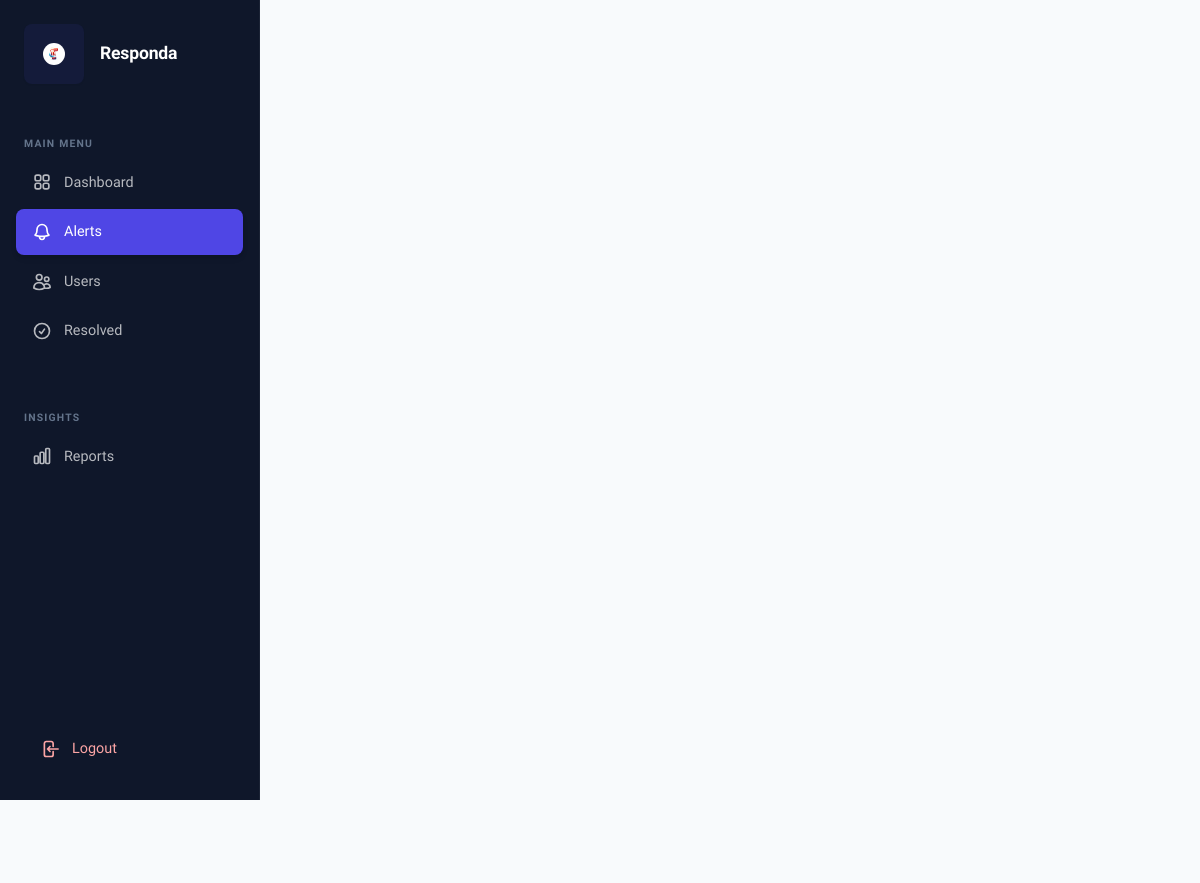
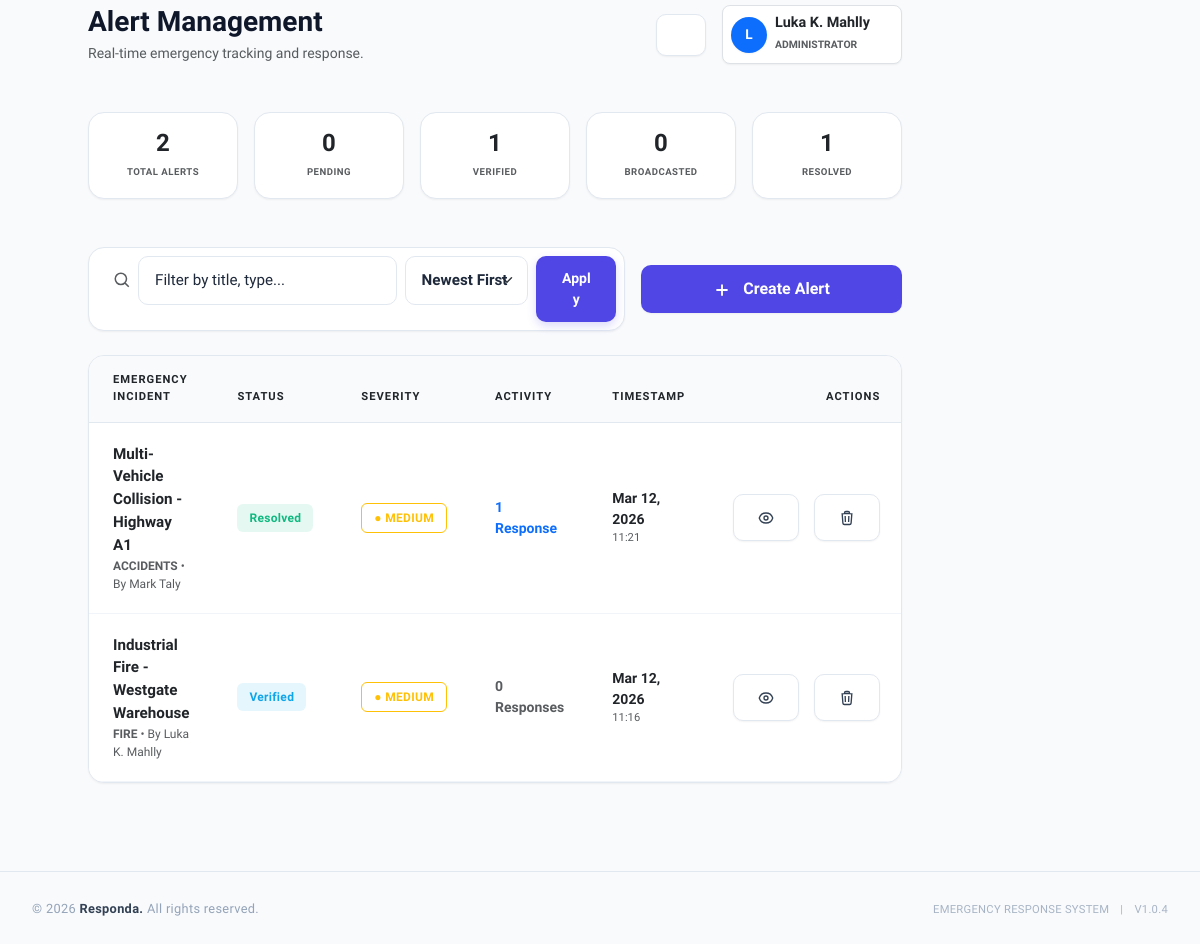
Screenshot of /alerts.php (signed in) with the database file from the repository (2 pictures, top to bottom).
### tables this page shows
CREATE TABLE `Alerts` (
  `Alerts_id` int(11) NOT NULL,
  `Alerts_AlertTypes_id` int(11) NOT NULL,
  `Alerts_title` varchar(150) NOT NULL,
  `Alerts_desc` text NOT NULL,
  `Alerts_latitude` decimal(10,8) NOT NULL,
  `Alerts_longitude` decimal(11,8) NOT NULL,
  `Alerts_status` enum('pending','verified','broadcasted','resolved') DEFAULT 'pending',
  `Alerts_severity` enum('Low','Medium','High') DEFAULT 'Medium',
  `Alerts_Users_id` int(11) DEFAULT NULL,
  `Alerts_created_at` timestamp NOT NULL DEFAULT current_timestamp()
);

CREATE TABLE `AlertTypes` (
  `AlertTypes_id` int(11) NOT NULL,
  `AlertTypes_name` varchar(100) NOT NULL,
  `AlertTypes_desc` text DEFAULT NULL,
  `AlertTypes_created_at` timestamp NOT NULL DEFAULT current_timestamp()
);

CREATE TABLE `Users` (
  `Users_id` int(11) NOT NULL,
  `Users_full_name` varchar(100) NOT NULL,
  `Users_email` varchar(100) NOT NULL,
  `Users_phone` varchar(20) DEFAULT NULL,
  `Users_password` varchar(255) NOT NULL,
  `Users_api_token` varchar(255) DEFAULT NULL,
  `Users_Roles_id` int(11) NOT NULL,
  `Users_status` enum('active','inactive') DEFAULT 'active',
  `Users_created_at` timestamp NOT NULL DEFAULT current_timestamp()
);

### public/alerts.php (the view, shortened to what this page needs)
<?php
$username = htmlspecialchars($_SESSION['username'] ?? 'User', ENT_QUOTES, 'UTF-8');
$status_filter = $_GET['filter'] ?? 'all';
$search_query = trim($_GET['search'] ?? '');
$sort_by = $_GET['sort'] ?? 'recent';
$alerts = [];
$status_counts = ['pending' => 0, 'verified' => 0, 'broadcasted' => 0, 'resolved' => 0, 'all' => 0];
try {
    $pdo = getPDO();
    $stmt = $pdo->query("SELECT Alerts_status, COUNT(*) as count FROM Alerts GROUP BY Alerts_status");
    while ($row = $stmt->fetch()) {
        if (isset($status_counts[$row['Alerts_status']])) {
            $status_counts[$row['Alerts_status']] = (int)$row['count'];
        }
    }
    $status_counts['all'] = array_sum($status_counts);
    $query = "
        SELECT a.*, at.AlertTypes_name as alert_type, u.Users_full_name as creator,
        (SELECT COUNT(*) FROM AlertResponses WHERE AlertResponses_Alerts_id = a.Alerts_id) as response_count
        FROM Alerts a
        LEFT JOIN AlertTypes at ON a.Alerts_AlertTypes_id = at.AlertTypes_id
        LEFT JOIN Users u ON a.Alerts_Users_id = u.Users_id
        WHERE 1=1
    ";
    $query .= match($sort_by) {
        'oldest' => " ORDER BY a.Alerts_created_at ASC",
        'status' => " ORDER BY FIELD(a.Alerts_status, 'pending', 'verified', 'broadcasted', 'resolved'), a.Alerts_created_at DESC",
        default => " ORDER BY a.Alerts_created_at DESC"
    };
    $alerts = $pdo->query($query)->fetchAll();
} catch (Exception $e) {
    error_log($e->getMessage());
}
include __DIR__ . '/../includes/header.php';
?>
<div class="container-fluid p-0">
    <div class="row g-0">
        <?php include __DIR__ . '/../includes/sidebar.php'; ?>
        <main class="col-lg-10 bg-light min-vh-100">
            <div class="p-4 p-lg-5">
                <div class="d-flex justify-content-between align-items-center mb-5">
                    <div>
                        <h1 class="h3 fw-bold mb-1">Alert Management</h1>
                        <p class="text-muted mb-0 small">Real-time emergency tracking and response.</p>
                    </div>
                    <div class="d-flex align-items-center">
                        <div class="dropdown me-3">
                            <button class="btn btn-white border shadow-sm position-relative rounded-circle p-0 d-flex align-items-center justify-content-center" type="button" id="notifBell" data-bs-toggle="dropdown" style="width: 42px; height: 42px;">
                            </button>
                        </div>
                        <div class="bg-white border rounded-3 p-2 shadow-sm d-flex align-items-center" style="min-width: 180px;">
                            <div class="rounded-circle bg-primary d-flex align-items-center justify-content-center text-white fw-bold me-2 shadow-sm" style="width: 36px; height: 36px; font-size: 0.85rem;">
                                <?= strtoupper(substr($username, 0, 1)) ?>
                            </div>
                            <div class="overflow-hidden">
                                <p class="mb-0 text-truncate fw-bold text-dark" style="font-size: 0.9rem; line-height: 1.2;"><?= $username ?></p>
                                <small class="text-muted text-uppercase fw-bold" style="font-size: 0.65rem;"><?= ($role_id == 1) ? 'Administrator' : 'Responder' ?></small>
                            </div>
                        </div>
                    </div>
                </div>
                <div class="row g-3 mb-5">
                    <?php
                    $filter_configs = [
                        'all' => ['label' => 'Total alerts', 'color' => 'secondary'],
                        'pending' => ['label' => 'Pending', 'color' => 'warning'],
                        'verified' => ['label' => 'Verified', 'color' => 'info'],
                        'broadcasted' => ['label' => 'Broadcasted', 'color' => 'primary'],
                        'resolved' => ['label' => 'Resolved', 'color' => 'success']
                    ];
                    foreach ($filter_configs as $key => $cfg):
                        $isActive = ($status_filter === $key);
                    ?>
                    <div class="col-lg">
                        <a href="?filter=<?= $key ?>" class="text-decoration-none">
                            <div class="card border-0 shadow-sm transition-all h-100 <?= $isActive ? 'border-start border-primary border-4' : '' ?>">
                                <div class="card-body p-3 text-center">
                                    <h4 class="fw-bold mb-0 text-dark"><?= $status_counts[$key] ?></h4>
                                    <small class="text-muted text-uppercase fw-bold" style="font-size: 0.6rem; letter-spacing: 0.5px;"><?= $cfg['label'] ?></small>
                                </div>
                            </div>
                        </a>
                    </div>
                    <?php endforeach; ?>
                </div>
                <div class="row g-3 mb-4 align-items-center">
                    <div class="col-lg-8">
                        <div class="card border-0 shadow-sm">
                            <div class="card-body p-2">
                                <form method="GET" class="row g-2">
                                    <div class="col-md-7">
                                        <div class="input-group input-group-sm border-0">
                                            <span class="input-group-text bg-transparent border-0 text-muted ps-3">
                                                <svg xmlns="http://www.w3.org/2000/svg" width="18" height="18" fill="none" viewBox="0 0 24 24" stroke="currentColor" stroke-width="2"><path d="m21 21-5.197-5.197m0 0A7.5 7.5 0 1 0 5.196 5.196a7.5 7.5 0 0 0 10.607 10.607Z" /></svg>
                                            </span>
                                            <input type="text" name="search" class="form-control border-0 bg-transparent" placeholder="Filter by title, type..." value="<?= htmlspecialchars($search_query) ?>">
                                        </div>
                                    </div>
                                    <div class="col-md-3">
                                        <select name="sort" class="form-select form-select-sm border-0 bg-light fw-semibold" onchange="this.form.submit()">
                                            <option value="recent" <?= $sort_by === 'recent' ? 'selected' : '' ?>>Newest First</option>
                                        </select>
                                    </div>
                                    <div class="col-md-2">
                                        <button type="submit" class="btn btn-primary btn-sm w-100 fw-bold">Apply</button>
                                    </div>
                                </form>
                            </div>
                        </div>
                    </div>
                    <div class="col-lg-4 text-lg-end">
                        <button class="btn btn-primary shadow-sm px-4 fw-bold w-100 w-lg-auto" data-bs-toggle="modal" data-bs-target="#createAlertModal">
                            <svg xmlns="http://www.w3.org/2000/svg" width="18" height="18" fill="none" viewBox="0 0 24 24" stroke="currentColor" stroke-width="2.5" class="me-2"><path d="M12 4.5v15m7.5-7.5h-15" /></svg>
                            Create Alert
                        </button>
                    </div>
                </div>
                <div class="card border-0 shadow-sm overflow-hidden">
                    <div class="table-responsive">
                        <table class="table table-hover align-middle mb-0" id="alertsTable">
                            <thead class="bg-light">
                                <tr>
                                    <th class="ps-4">Emergency Incident</th>
                                    <th>Status</th>
                                    <th>Severity</th>
                                    <th>Activity</th>
                                    <th>Timestamp</th>
                                    <th class="text-end pe-4">Actions</th>
                                </tr>
                            </thead>
                            <tbody>
                                <?php if(empty($alerts)): ?>
                                    <tr><td colspan="6" class="text-center p-5 text-muted small">No incidents found matching your current filters.</td></tr>
                                <?php else: foreach ($alerts as $alert):
                                    $sev_color = match($alert['Alerts_severity']) { 'High' => 'danger', 'Medium' => 'warning', 'Low' => 'success', default => 'secondary' };
                                    $stat_color = match($alert['Alerts_status']) { 'pending' => 'warning', 'verified' => 'info', 'broadcasted' => 'primary', 'resolved' => 'success', default => 'secondary' };
                                ?>
                                <tr>
                                    <td class="ps-4">
                                        <div class="fw-bold text-dark" style="font-size: 0.95rem;"><?= htmlspecialchars($alert['Alerts_title']) ?></div>
                                        <small class="text-muted d-block" style="font-size: 0.75rem;">
                                            <span class="fw-bold text-uppercase"><?= htmlspecialchars($alert['alert_type']) ?></span> • By <?= htmlspecialchars($alert['creator'] ?? 'System') ?>
                                        </small>
                                    </td>
                                    <td>
                                        <span class="badge bg-<?= $stat_color ?>-subtle text-<?= $stat_color ?> px-2 py-1">
                                            <?= ucfirst($alert['Alerts_status']) ?>
                                        </span>
                                    </td>
                                    <td>
                                        <span class="badge border border-<?= $sev_color ?> text-<?= $sev_color ?> bg-white fw-bold" style="font-size: 0.65rem;">
                                            ● <?= strtoupper($alert['Alerts_severity']) ?>
                                        </span>
                                    </td>
                                    <td>
                                        <div class="small fw-bold text-<?= $alert['response_count'] > 0 ? 'primary' : 'muted' ?>">
                                            <?= $alert['response_count'] ?> Response<?= $alert['response_count'] != 1 ? 's' : '' ?>
                                        </div>
                                    </td>
                                    <td>
                                        <div class="small text-dark fw-semibold"><?= date('M d, Y', strtotime($alert['Alerts_created_at'])) ?></div>
                                        <div class="small text-muted" style="font-size: 0.7rem;"><?= date('H:i', strtotime($alert['Alerts_created_at'])) ?></div>
                                    </td>
                                    <td class="text-end pe-4">
                                        <div class="btn-group">
                                            <button class="btn btn-sm btn-white border shadow-sm view-alert me-3"
                                                data-id="<?= $alert['Alerts_id'] ?>"
                                                data-title="<?= htmlspecialchars($alert['Alerts_title']) ?>"
                                                data-description="<?= htmlspecialchars($alert['Alerts_desc']) ?>"
                                                data-type="<?= htmlspecialchars($alert['alert_type']) ?>"
                                                data-status="<?= $alert['Alerts_status'] ?>"
                                                data-severity="<?= $alert['Alerts_severity'] ?>"
                                                data-latitude="<?= $alert['Alerts_latitude'] ?>"
                                                data-longitude="<?= $alert['Alerts_longitude'] ?>"
                                                data-bs-toggle="modal" data-bs-target="#viewAlertModal">
                                            </button>
                                            <?php if($role_id == 1): ?>
                                            <button class="btn btn-sm btn-white border text-danger shadow-sm delete-alert" data-id="<?= $alert['Alerts_id'] ?>">
                                            </button>
                                            <?php endif; ?>
                                        </div>
                                    </td>
                                </tr>
                                <?php endforeach; endif; ?>
                            </tbody>
                        </table>
                    </div>
                </div>
            </div>
        </main>
    </div>
</div>
<?php
    include __DIR__ . '/../includes/footer.php';
?>

### rows the page displays
alerts: Alerts_title "Multi-Vehicle Collision - Highway A1", Alerts_AlertTypes.AlertTypes_name "ACCIDENTS", Alerts_Users.Users_full_name "Mark Taly", Alerts_status "Resolved", Alerts_severity "MEDIUM", response_count "1", Alerts_created_at "Mar 12, 2026", Alerts_created_at "11:21"
alerts: Alerts_title "Industrial Fire - Westgate Warehouse", Alerts_AlertTypes.AlertTypes_name "FIRE", Alerts_Users.Users_full_name "Luka K. Mahlly", Alerts_status "Verified", Alerts_severity "MEDIUM", response_count "0", Alerts_created_at "Mar 12, 2026", Alerts_created_at "11:16"

### other values shown
substr($username, 0, 1) "L"
$username "Luka K. Mahlly"
$status_counts[$key] "2"
$cfg['label'] "TOTAL ALERTS"
$status_counts[$key] "0"
$cfg['label'] "PENDING"
$status_counts[$key] "1"
$cfg['label'] "VERIFIED"
$cfg['label'] "BROADCASTED"
$cfg['label'] "RESOLVED"
